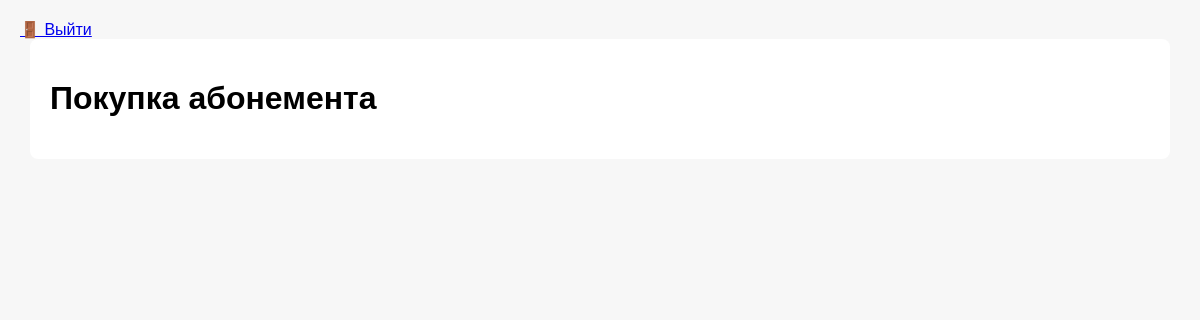
Before: /cards/buy/1 (signed in) with the older database file.
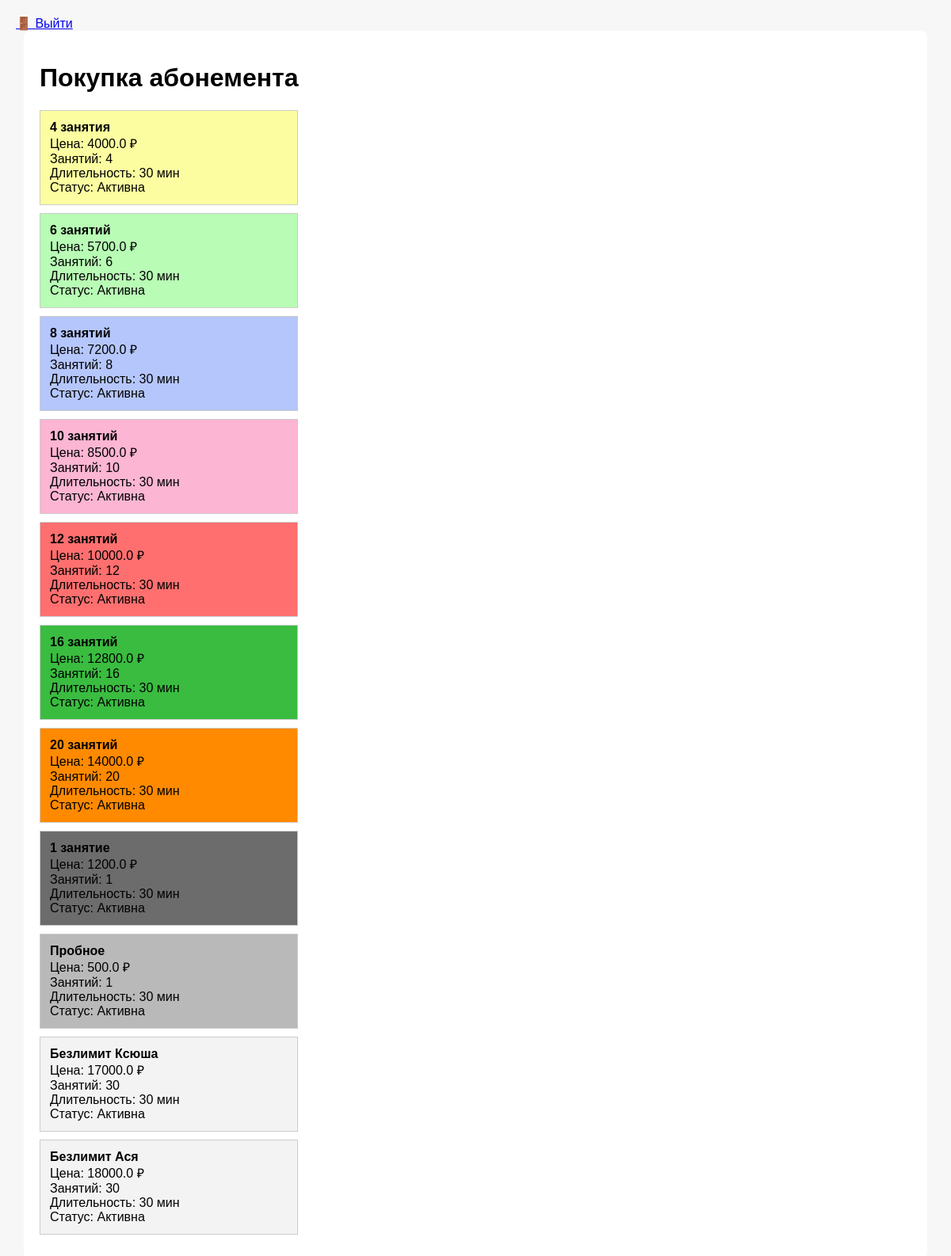
After: the same page with the newer database file.
### tables this page shows
CREATE TABLE cards
                   (
                       id INTEGER PRIMARY KEY AUTOINCREMENT,
                       name TEXT NOT NULL,
                       price REAL NOT NULL,
                       lessons_count INTEGER NOT NULL,
                       duration TEXT NOT NULL,
                       color TEXT,
                       status TEXT NOT NULL,
                       creation_date TEXT
                   );

### app.py (the view)
    def wrapper(*args, **kwargs):
        if "user" not in session:
            return redirect(url_for("login"))
        return fn(*args, **kwargs)

### app.py (called while the page is built)
def login_required(fn):
    def wrapper(*args, **kwargs):
        if "user" not in session:
            return redirect(url_for("login"))
        return fn(*args, **kwargs)
    wrapper.__name__ = fn.__name__
    return wrapper

@app.route("/cards/buy/<int:student_id>", methods=["GET", "POST"])
@login_required
def buy_cards(student_id):
    cards = db.get_all_cards()
    return render_template("buy_cards.html", cards=cards, student_id=student_id)

### database.py (called while the page is built)
def get_connection():
    conn = sqlite3.connect(DB_NAME)
    conn.row_factory = sqlite3.Row
    return conn

def get_all_cards():
    conn = get_connection()
    cards = conn.execute("SELECT * FROM cards").fetchall()
    conn.close()
    return cards

### templates/buy_cards.html (shortened to what this page needs)
{% extends "base.html" %}
{% block content %}
<h1>Покупка абонемента</h1>
{% for card in cards %}
<form action="{{ url_for('purchased_cards') }}" method="post">
    <button type="submit" style="
        all: unset;
        cursor: pointer;
        display: block;
        width: 100%;
    ">
        <div style="
            border: 1px solid #ccc;
            padding: 12px;
            margin-bottom: 10px;
            background-color: {{ card.color }};
            width: 300px;
        ">
            <strong>{{ card.name }}</strong><br>
            Цена: {{ card.price }} ₽<br>
            Занятий: {{ card.lessons_count }}<br>
            Длительность: {{ card.duration }} мин<br>
            Статус: {{ card.status }}
        </div>
    </button>
</form>
{% endfor %}
{% endblock %}

Changed rows visible on the page:
added cards: name "4 занятия", price "4000.0", lessons_count "4", duration "30", status "Активна", color "#FCFDA0" (drawn)
added cards: name "6 занятий", price "5700.0", lessons_count "6", duration "30", status "Активна", color "#B8FCB5" (drawn)
added cards: name "8 занятий", price "7200.0", lessons_count "8", duration "30", status "Активна", color "#B5C6FC" (drawn)
added cards: name "10 занятий", price "8500.0", lessons_count "10", duration "30", status "Активна", color "#FCB5D3" (drawn)
added cards: name "12 занятий", price "10000.0", lessons_count "12", duration "30", status "Активна", color "#FF6F6F" (drawn)
added cards: name "16 занятий", price "12800.0", lessons_count "16", duration "30", status "Активна", color "#3ABC40" (drawn)
added cards: name "20 занятий", price "14000.0", lessons_count "20", duration "30", status "Активна", color "#FF8A00" (drawn)
added cards: name "1 занятие", price "1200.0", lessons_count "1", duration "30", status "Активна", color "#6C6C6C" (drawn)
added cards: name "Пробное", price "500.0", lessons_count "1", duration "30", status "Активна", color "#B9B9B9" (drawn)
added cards: name "Безлимит Ксюша", price "17000.0", lessons_count "30", duration "30", status "Активна"
added cards: name "Безлимит Ася", price "18000.0", lessons_count "30", duration "30", status "Активна"
